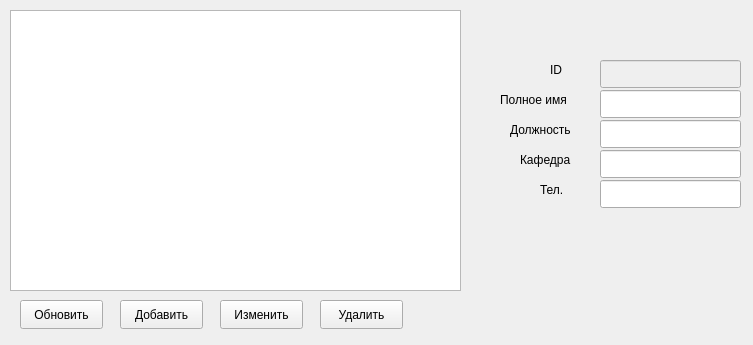
<?xml version="1.0" encoding="UTF-8"?>
<ui version="4.0">
 <class>Teacher</class>
 <widget class="QWidget" name="Teacher">
  <property name="geometry">
   <rect>
    <x>0</x>
    <y>0</y>
    <width>753</width>
    <height>345</height>
   </rect>
  </property>
  <property name="windowTitle">
   <string>Form</string>
  </property>
  <widget class="QTableView" name="tableView">
   <property name="geometry">
    <rect>
     <x>10</x>
     <y>10</y>
     <width>451</width>
     <height>281</height>
    </rect>
   </property>
  </widget>
  <widget class="QLineEdit" name="depLine">
   <property name="geometry">
    <rect>
     <x>600</x>
     <y>150</y>
     <width>141</width>
     <height>28</height>
    </rect>
   </property>
  </widget>
  <widget class="QLabel" name="label_3">
   <property name="geometry">
    <rect>
     <x>510</x>
     <y>120</y>
     <width>111</width>
     <height>20</height>
    </rect>
   </property>
   <property name="text">
    <string>Должность</string>
   </property>
  </widget>
  <widget class="QLineEdit" name="idLine">
   <property name="enabled">
    <bool>false</bool>
   </property>
   <property name="geometry">
    <rect>
     <x>600</x>
     <y>60</y>
     <width>141</width>
     <height>28</height>
    </rect>
   </property>
  </widget>
  <widget class="QPushButton" name="delButton">
   <property name="geometry">
    <rect>
     <x>320</x>
     <y>300</y>
     <width>83</width>
     <height>29</height>
    </rect>
   </property>
   <property name="text">
    <string>Удалить</string>
   </property>
  </widget>
  <widget class="QLabel" name="label_5">
   <property name="geometry">
    <rect>
     <x>540</x>
     <y>180</y>
     <width>41</width>
     <height>20</height>
    </rect>
   </property>
   <property name="text">
    <string>Тел.</string>
   </property>
  </widget>
  <widget class="QPushButton" name="pushButton">
   <property name="geometry">
    <rect>
     <x>20</x>
     <y>300</y>
     <width>83</width>
     <height>29</height>
    </rect>
   </property>
   <property name="text">
    <string>Обновить</string>
   </property>
  </widget>
  <widget class="QLabel" name="label">
   <property name="geometry">
    <rect>
     <x>550</x>
     <y>60</y>
     <width>31</width>
     <height>20</height>
    </rect>
   </property>
   <property name="text">
    <string>ID</string>
   </property>
  </widget>
  <widget class="QPushButton" name="editButton">
   <property name="geometry">
    <rect>
     <x>220</x>
     <y>300</y>
     <width>83</width>
     <height>29</height>
    </rect>
   </property>
   <property name="text">
    <string>Изменить</string>
   </property>
  </widget>
  <widget class="QLineEdit" name="numLine">
   <property name="geometry">
    <rect>
     <x>600</x>
     <y>180</y>
     <width>141</width>
     <height>28</height>
    </rect>
   </property>
  </widget>
  <widget class="QLabel" name="label_2">
   <property name="geometry">
    <rect>
     <x>500</x>
     <y>90</y>
     <width>91</width>
     <height>20</height>
    </rect>
   </property>
   <property name="text">
    <string>Полное имя</string>
   </property>
  </widget>
  <widget class="QLineEdit" name="posLine">
   <property name="geometry">
    <rect>
     <x>600</x>
     <y>120</y>
     <width>141</width>
     <height>28</height>
    </rect>
   </property>
  </widget>
  <widget class="QPushButton" name="addButton">
   <property name="geometry">
    <rect>
     <x>120</x>
     <y>300</y>
     <width>83</width>
     <height>29</height>
    </rect>
   </property>
   <property name="text">
    <string>Добавить</string>
   </property>
  </widget>
  <widget class="QLineEdit" name="nameLine">
   <property name="geometry">
    <rect>
     <x>600</x>
     <y>90</y>
     <width>141</width>
     <height>28</height>
    </rect>
   </property>
  </widget>
  <widget class="QLabel" name="label_4">
   <property name="geometry">
    <rect>
     <x>520</x>
     <y>150</y>
     <width>61</width>
     <height>20</height>
    </rect>
   </property>
   <property name="text">
    <string>Кафедра</string>
   </property>
  </widget>
 </widget>
 <resources/>
 <connections/>
</ui>
